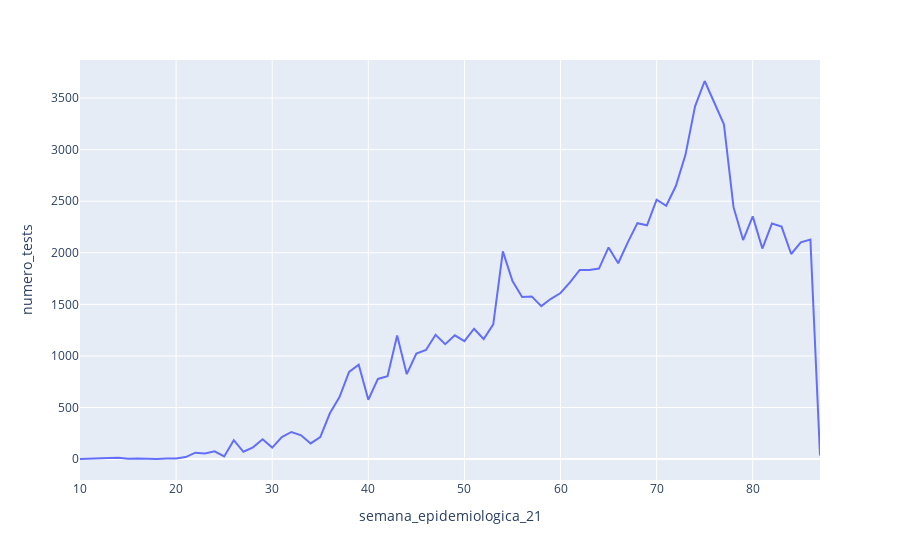

Write notebook code for a chart like this one.
### Code cell
px.line(data_semepi_pcr.reset_index(),
        x= 'semana_epidemiologica_21',
        y= 'numero_tests'
)

### Figure 1 — Plotly figure (JSON) as saved in the notebook; plotly's stock layout.template omitted (floating-point values rounded to 4 significant figures)
{"data": [{"hovertemplate": "semana_epidemiologica_21=%{x}<br>numero_tests=%{y}<extra></extra>", "legendgroup": "", "line": {"color": "#636efa", "dash": "solid"}, "mode": "lines", "name": "", "orientation": "v", "showlegend": false, "type": "scatter", "x": [10, 11, 12, 13, 14, 15, 16, 17, 18, 19, 20, 21, 22, 23, 24, 25, 26, 27, 28, 29, 30, 31, 32, 33, 34, 35, 36, 37, 38, 39, 40, 41, 42, 43, 44, 45, 46, 47, 48, 49, 50, 51, 52, 53, 54, 55, 56, 57, 58, 59, 60, 61, 62, 63, 64, 65, 66, 67, 68, 69, 70, 71, 72, 73, 74, 75, 76, 77, 78, 79, 80, 81, 82, 83, 84, 85, 86, 87], "xaxis": "x", "y": [1, 6, 11, 10, 13, 4, 6, 2, 2, 7, 6, 20, 62, 55, 76, 26, 183, 71, 114, 192, 112, 214, 263, 231, 152, 213, 444, 602, 845, 915, 575, 777, 803, 1198, 823, 1024, 1058, 1205, 1114, 1200, 1144, 1264, 1164, 1306, 2013, 1725, 1571, 1577, 1483, 1554, 1610, 1716, 1834, 1834, 1847, 2052, 1898, 2101, 2287, 2267, 2514, 2456, 2647, 2949, 3419, 3665, 3464, 3246, 2442, 2123, 2353, 2041, 2284, 2254, 1988, 2101, 2128, 36], "yaxis": "y"}], "layout": {"legend": {"tracegroupgap": 0}, "margin": {"t": 60}, "xaxis": {"anchor": "y", "domain": [0, 1], "title": {"text": "semana_epidemiologica_21"}}, "yaxis": {"anchor": "x", "domain": [0, 1], "title": {"text": "numero_tests"}}}}
